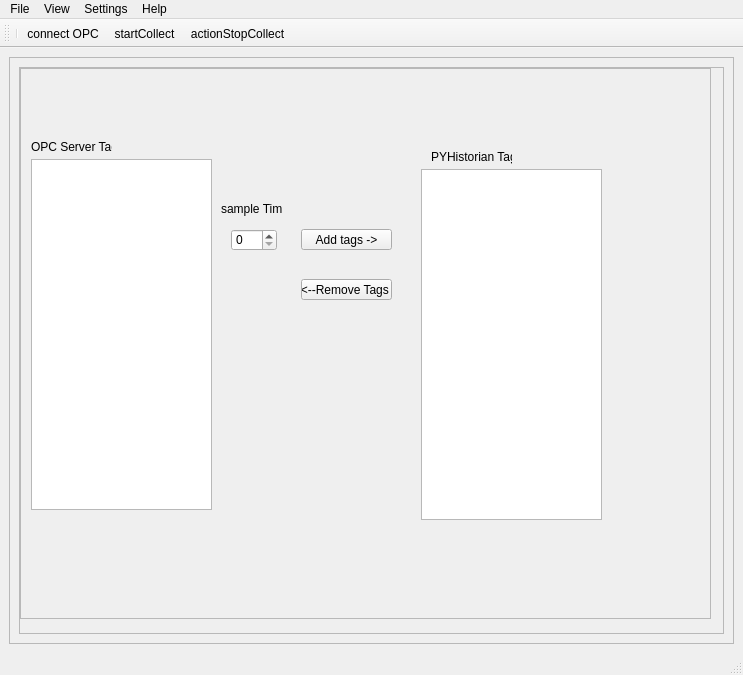
<?xml version="1.0" encoding="UTF-8"?>
<ui version="4.0">
 <class>PHistorianUI</class>
 <widget class="QMainWindow" name="PHistorianUI">
  <property name="geometry">
   <rect>
    <x>0</x>
    <y>0</y>
    <width>743</width>
    <height>675</height>
   </rect>
  </property>
  <property name="windowTitle">
   <string>PYHistoiran</string>
  </property>
  <property name="statusTip">
   <string>Not Connected</string>
  </property>
  <widget class="QWidget" name="centralwidget">
   <layout class="QHBoxLayout" name="horizontalLayout">
    <item>
     <widget class="QScrollArea" name="scrollArea">
      <property name="widgetResizable">
       <bool>true</bool>
      </property>
      <widget class="QWidget" name="scrollAreaWidgetContents">
       <property name="geometry">
        <rect>
         <x>0</x>
         <y>0</y>
         <width>721</width>
         <height>583</height>
        </rect>
       </property>
       <layout class="QHBoxLayout" name="horizontalLayout_2">
        <item>
         <widget class="QScrollArea" name="scrollArea_2">
          <property name="widgetResizable">
           <bool>true</bool>
          </property>
          <widget class="QWidget" name="scrollAreaWidgetContents_2">
           <property name="geometry">
            <rect>
             <x>0</x>
             <y>0</y>
             <width>699</width>
             <height>561</height>
            </rect>
           </property>
           <widget class="QListWidget" name="listWidgetTagList">
            <property name="geometry">
             <rect>
              <x>10</x>
              <y>90</y>
              <width>181</width>
              <height>351</height>
             </rect>
            </property>
           </widget>
           <widget class="QListWidget" name="listWidgetTagList_2">
            <property name="geometry">
             <rect>
              <x>400</x>
              <y>100</y>
              <width>181</width>
              <height>351</height>
             </rect>
            </property>
           </widget>
           <widget class="QSpinBox" name="spinBoxSampleTime">
            <property name="geometry">
             <rect>
              <x>210</x>
              <y>160</y>
              <width>46</width>
              <height>22</height>
             </rect>
            </property>
           </widget>
           <widget class="QLabel" name="labelOPCServersList">
            <property name="geometry">
             <rect>
              <x>200</x>
              <y>130</y>
              <width>61</width>
              <height>20</height>
             </rect>
            </property>
            <property name="text">
             <string>sample Time</string>
            </property>
           </widget>
           <widget class="QLabel" name="label">
            <property name="geometry">
             <rect>
              <x>10</x>
              <y>70</y>
              <width>81</width>
              <height>16</height>
             </rect>
            </property>
            <property name="text">
             <string>OPC Server Tags</string>
            </property>
           </widget>
           <widget class="QPushButton" name="pushButton">
            <property name="geometry">
             <rect>
              <x>280</x>
              <y>160</y>
              <width>91</width>
              <height>21</height>
             </rect>
            </property>
            <property name="text">
             <string>Add tags -&gt;</string>
            </property>
           </widget>
           <widget class="QPushButton" name="pushButton_2">
            <property name="geometry">
             <rect>
              <x>280</x>
              <y>210</y>
              <width>91</width>
              <height>21</height>
             </rect>
            </property>
            <property name="text">
             <string>&lt;--Remove Tags </string>
            </property>
           </widget>
           <widget class="QLabel" name="label_2">
            <property name="geometry">
             <rect>
              <x>400</x>
              <y>70</y>
              <width>81</width>
              <height>16</height>
             </rect>
            </property>
            <property name="text">
             <string>OPC Server Tags</string>
            </property>
           </widget>
           <widget class="QScrollArea" name="scrollArea_3">
            <property name="geometry">
             <rect>
              <x>0</x>
              <y>0</y>
              <width>691</width>
              <height>551</height>
             </rect>
            </property>
            <property name="widgetResizable">
             <bool>true</bool>
            </property>
            <widget class="QWidget" name="scrollAreaWidgetContents_3">
             <property name="geometry">
              <rect>
               <x>0</x>
               <y>0</y>
               <width>687</width>
               <height>547</height>
              </rect>
             </property>
             <widget class="QListWidget" name="listWidgetOPCTags">
              <property name="geometry">
               <rect>
                <x>10</x>
                <y>90</y>
                <width>181</width>
                <height>351</height>
               </rect>
              </property>
             </widget>
             <widget class="QListWidget" name="listWidgetPYTags">
              <property name="geometry">
               <rect>
                <x>400</x>
                <y>100</y>
                <width>181</width>
                <height>351</height>
               </rect>
              </property>
             </widget>
             <widget class="QSpinBox" name="spinBoxSampleTime_2">
              <property name="geometry">
               <rect>
                <x>210</x>
                <y>160</y>
                <width>46</width>
                <height>22</height>
               </rect>
              </property>
             </widget>
             <widget class="QLabel" name="labelOPCServersList_2">
              <property name="geometry">
               <rect>
                <x>200</x>
                <y>130</y>
                <width>61</width>
                <height>20</height>
               </rect>
              </property>
              <property name="text">
               <string>sample Time</string>
              </property>
             </widget>
             <widget class="QLabel" name="labelOPCServer">
              <property name="geometry">
               <rect>
                <x>10</x>
                <y>70</y>
                <width>81</width>
                <height>16</height>
               </rect>
              </property>
              <property name="text">
               <string>OPC Server Tags</string>
              </property>
             </widget>
             <widget class="QPushButton" name="pushButtonAddTags">
              <property name="geometry">
               <rect>
                <x>280</x>
                <y>160</y>
                <width>91</width>
                <height>21</height>
               </rect>
              </property>
              <property name="text">
               <string>Add tags -&gt;</string>
              </property>
             </widget>
             <widget class="QPushButton" name="pushButtonRemoveTags">
              <property name="geometry">
               <rect>
                <x>280</x>
                <y>210</y>
                <width>91</width>
                <height>21</height>
               </rect>
              </property>
              <property name="text">
               <string>&lt;--Remove Tags </string>
              </property>
             </widget>
             <widget class="QLabel" name="labelPYHistorian">
              <property name="geometry">
               <rect>
                <x>410</x>
                <y>80</y>
                <width>81</width>
                <height>16</height>
               </rect>
              </property>
              <property name="text">
               <string>PYHistorian Tags</string>
              </property>
             </widget>
            </widget>
           </widget>
          </widget>
         </widget>
        </item>
       </layout>
      </widget>
     </widget>
    </item>
   </layout>
  </widget>
  <widget class="QMenuBar" name="menubar">
   <property name="geometry">
    <rect>
     <x>0</x>
     <y>0</y>
     <width>743</width>
     <height>18</height>
    </rect>
   </property>
   <widget class="QMenu" name="menuFile">
    <property name="title">
     <string>File</string>
    </property>
    <addaction name="actionStartCollect"/>
   </widget>
   <widget class="QMenu" name="menuView">
    <property name="title">
     <string>View</string>
    </property>
    <addaction name="actionOPC_Servers"/>
   </widget>
   <widget class="QMenu" name="menuHelp">
    <property name="title">
     <string>Help</string>
    </property>
   </widget>
   <widget class="QMenu" name="menuSettings">
    <property name="title">
     <string>Settings</string>
    </property>
    <addaction name="actionOPC_Server_Settings"/>
   </widget>
   <addaction name="menuFile"/>
   <addaction name="menuView"/>
   <addaction name="menuSettings"/>
   <addaction name="menuHelp"/>
  </widget>
  <widget class="QStatusBar" name="statusbar"/>
  <widget class="QToolBar" name="toolBar">
   <property name="windowTitle">
    <string>toolBar</string>
   </property>
   <attribute name="toolBarArea">
    <enum>TopToolBarArea</enum>
   </attribute>
   <attribute name="toolBarBreak">
    <bool>false</bool>
   </attribute>
   <addaction name="separator"/>
   <addaction name="actionConnect"/>
   <addaction name="actionStartCollect"/>
   <addaction name="actionStopCollect"/>
  </widget>
  <action name="actionStartCollect">
   <property name="icon">
    <iconset>
     <normaloff>Start-256.png</normaloff>Start-256.png</iconset>
   </property>
   <property name="text">
    <string>startCollect</string>
   </property>
   <property name="toolTip">
    <string>start Dat Collection</string>
   </property>
  </action>
  <action name="actionStopCollect">
   <property name="icon">
    <iconset>
     <normaloff>Stop-64.png</normaloff>Stop-64.png</iconset>
   </property>
   <property name="text">
    <string>actionStopCollect</string>
   </property>
  </action>
  <action name="actionOPC_Servers">
   <property name="text">
    <string>OPC Servers</string>
   </property>
  </action>
  <action name="actionConnect">
   <property name="icon">
    <iconset>
     <normaloff>//tsclient/C/Users/40003845/Downloads/Actions-network-connect-icon.png</normaloff>//tsclient/C/Users/40003845/Downloads/Actions-network-connect-icon.png</iconset>
   </property>
   <property name="text">
    <string>connect OPC</string>
   </property>
  </action>
  <action name="actionOPC_Server_Settings">
   <property name="text">
    <string>OPC Server Settings</string>
   </property>
  </action>
 </widget>
 <resources>
  <include location="Phistorianresources.qrc"/>
 </resources>
 <connections/>
</ui>
